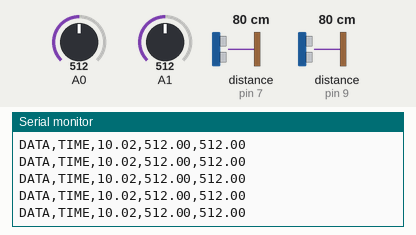
The sketch below on a simulated Arduino Uno, built with avr-gcc and run on an emulated ATmega328P. Parts: the last lines printed to the serial monitor. Wiring (inferred from the names in the program): 2 × ultrasonic range finder: trigger pin 8, echo pin 7 / trigger pin 10, echo pin 9. Inputs (shaded band) come from the test bench; at power-on: A0 = 512, A1 = 512, distance to the obstacle (sensors on pin 7, pin 9) 80 cm. The echo pulse lasts 58.3 µs per cm.

Above: at 16.2 s.
16.3 s: A0 set to 11
At 16.9 s:
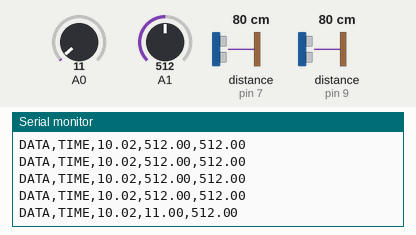
19.3 s: A0 set to 8
At 19.3 s:
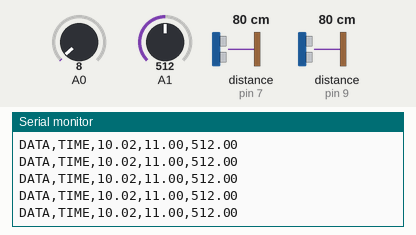
Timing chart, 0 to 22.3 s (numbered marks = the images above; inputs shaded):
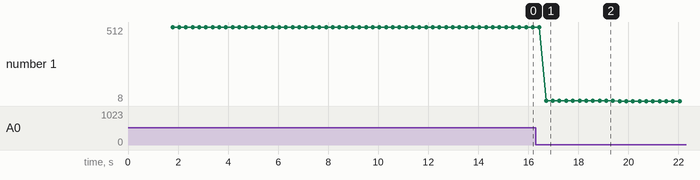

The sketch:

ParallaxTest.ino
```cpp
#define sampleSize 50
#define dotsamt 5
int dots = 0;
int photo1 = 0, photo2 = 1;
double light1, light2;
int trig1 = 8, trig2 = 10;
int echo1 = 7, echo2 = 9;
double ping1,ping2,pingAvg;
double Reading[15];
double calibration1, calibration2;
void setup() {

  Serial.begin(9600); // the bigger number the better
   Serial.println("CLEARDATA");
  Serial.println("CLEARSHEET"); //clears up any data left from previous projects
  Serial.println("LABEL,TIME,PingAvg,Light1,Light2");
  pinMode(trig1,OUTPUT);
  pinMode(trig2,OUTPUT);
  pinMode(echo1, INPUT);
  pinMode(echo2,INPUT);

  for(int i =0; i < sampleSize; i++){
    calibration1 += ping(trig1,echo1);
    delay(10);
  }
  calibration1 = calibration1/sampleSize;
  dots = 0;
  for(int i =0; i < sampleSize; i++){
    calibration2 += ping(trig2,echo2);
    delay(10);
  }
  calibration2 = calibration2/sampleSize;

}

void loop() {
  ping1 = ping(trig1,echo1)/calibration1 * 10;
  delay(100);
  ping2 = ping(trig2,echo2)/calibration2 * 10;
  pingAvg = (ping1 + ping2)/2;
  light1 = sensorReading(photo1);
  light2 = sensorReading(photo2);
  Serial.print("DATA,TIME,");
  Serial.print(pingAvg); Serial.print(",");
  Serial.print(light1);Serial.print(",");
  Serial.println(light2);

}


double sensorReading(int photo){
  double sampleAvg = analogRead(photo);
  for(int i = 0; i< 15; i++){
    Reading[i] = analogRead(photo);
    delay(5);
    if(Reading[i] < sampleAvg + 1 && Reading[i] > sampleAvg-1){
      sampleAvg += Reading[i];
      sampleAvg = sampleAvg/2.00;
    }
  }
  return sampleAvg;
}

double ping(int trig, int echo){
  digitalWrite(trig,HIGH);
  delayMicroseconds(5);
  digitalWrite(trig,LOW);
  return pulseIn(echo,HIGH);
}
```

Measured:
- after the input at 16.3 s, the serial monitor: prints a new line after 0.41 s (image 1)
- plotted number 1: 512 → 11 after the input at 16.3 s, 11 → 8 after the input at 19.3 s
